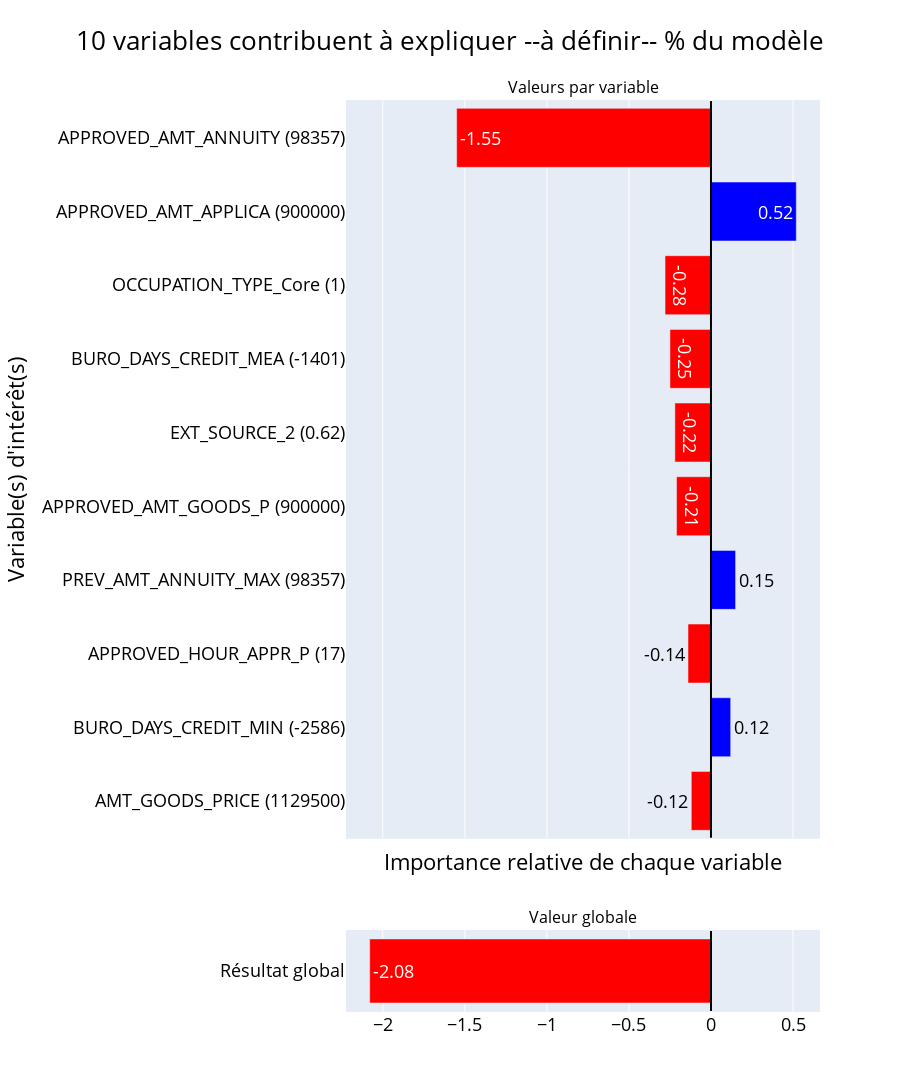

The notebook cell saved with this chart:
### Code cell
figure_feature_client_dash(df_client_score, list_client, return_dataframe_client(prepared_data, list_client))

### Figure 1 — Plotly figure (JSON) as saved in the notebook; plotly's stock layout.template omitted (floating-point values rounded to 4 significant figures)
{"data": [{"alignmentgroup": "True", "hovertemplate": "x=%{x}<br>y=%{y}<br>text=%{text}<extra></extra>", "legendgroup": "", "marker": {"color": ["red", "blue", "red", "blue", "red", "red", "red", "red", "blue", "red"], "pattern": {"shape": ""}}, "name": "", "offsetgroup": "", "orientation": "h", "showlegend": false, "text": ["-0.12", "0.12", "-0.14", "0.15", "-0.21", "-0.22", "-0.25", "-0.28", "0.52", "-1.55"], "textposition": "auto", "type": "bar", "x": [-0.12, 0.12, -0.14, 0.15, -0.21, -0.22, -0.25, -0.28, 0.52, -1.55], "xaxis": "x", "y": ["AMT_GOODS_PRICE", "BURO_DAYS_CREDIT_MIN", "APPROVED_HOUR_APPR_PROCESS_START_MAX", "PREV_AMT_ANNUITY_MAX", "APPROVED_AMT_GOODS_PRICE_MAX", "EXT_SOURCE_2", "BURO_DAYS_CREDIT_MEAN", "OCCUPATION_TYPE_Core staff", "APPROVED_AMT_APPLICATION_MAX", "APPROVED_AMT_ANNUITY_MAX"], "yaxis": "y"}, {"alignmentgroup": "True", "hovertemplate": "valeur=%{text}<br>index=%{y}<extra></extra>", "legendgroup": "", "marker": {"color": ["red"], "pattern": {"shape": ""}}, "name": "", "offsetgroup": "", "orientation": "h", "showlegend": false, "text": [-2.08], "textposition": "auto", "type": "bar", "x": [-2.08], "xaxis": "x2", "y": [0], "yaxis": "y2"}], "layout": {"annotations": [{"font": {"size": 16}, "showarrow": false, "text": "Valeurs par variable", "x": 0.5, "xanchor": "center", "xref": "paper", "y": 1, "yanchor": "bottom", "yref": "paper"}, {"font": {"size": 16}, "showarrow": false, "text": "Valeur globale", "x": 0.5, "xanchor": "center", "xref": "paper", "y": 0.09, "yanchor": "bottom", "yref": "paper"}], "font": {"color": "black", "size": 18}, "height": 1281, "shapes": [{"line": {"color": "black", "width": 2}, "type": "line", "x0": 0, "x1": 0, "xref": "x", "y0": -0.5, "y1": 9.5, "yref": "y"}, {"line": {"color": "black", "width": 2}, "type": "line", "x0": 0, "x1": 0, "xref": "x2", "y0": -0.5, "y1": 0.5, "yref": "y2"}], "title": {"font": {"color": "black", "size": 26}, "text": "10 variables contribuent à expliquer --à définir-- % du modèle", "x": 0.5, "xanchor": "center"}, "xaxis": {"anchor": "y", "domain": [0, 1], "matches": "x2", "showticklabels": false, "title": {"text": "Importance relative de chaque variable"}}, "xaxis2": {"anchor": "y2", "domain": [0, 1]}, "yaxis": {"anchor": "x", "automargin": true, "domain": [0.19, 1], "dtick": 1, "tickmode": "array", "ticktext": ["AMT_GOODS_PRICE (1129500)", "BURO_DAYS_CREDIT_MIN (-2586)", "APPROVED_HOUR_APPR_P (17)", "PREV_AMT_ANNUITY_MAX (98357)", "APPROVED_AMT_GOODS_P (900000)", "EXT_SOURCE_2 (0.62)", "BURO_DAYS_CREDIT_MEA (-1401)", "OCCUPATION_TYPE_Core (1)", "APPROVED_AMT_APPLICA (900000)", "APPROVED_AMT_ANNUITY (98357)"], "tickvals": [0, 1, 2, 3, 4, 5, 6, 7, 8, 9], "title": {"text": "Variable(s) d'intérêt(s)"}}, "yaxis2": {"anchor": "x2", "domain": [0, 0.09], "ticktext": [["Résultat global"]], "tickvals": [0]}}}
